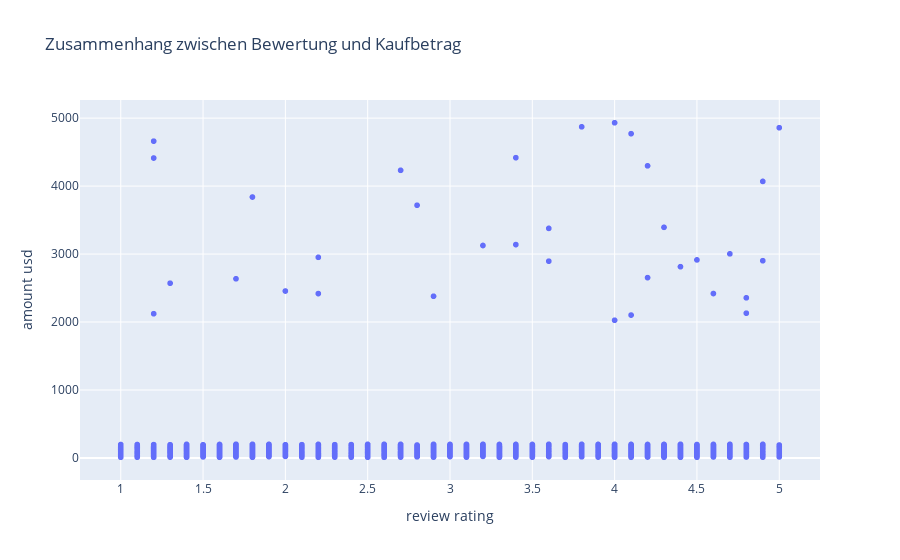

The cell this chart's notebook holds for it:
### Code cell
# 5. Streudiagramm: Zusammenhang zwischen Bewertung und Kaufbetrag
fig = px.scatter(df, x='review rating', y='amount usd',
                 title='Zusammenhang zwischen Bewertung und Kaufbetrag')
fig.show()

### Figure 1 — Plotly figure (JSON) as saved in the notebook; plotly's stock layout.template omitted (floating-point values rounded to 4 significant figures; data arrays with more than 128 entries replaced by an {"elided": "..."} marker saying what was removed)
{"data": [{"hovertemplate": "review rating=%{x}<br>amount usd=%{y}<extra></extra>", "legendgroup": "", "marker": {"color": "#636efa", "symbol": "circle"}, "mode": "markers", "name": "", "showlegend": false, "type": "scattergl", "x": {"elided": "3400 float values"}, "xaxis": "x", "y": {"elided": "3400 float values"}, "yaxis": "y"}], "layout": {"legend": {"tracegroupgap": 0}, "title": {"text": "Zusammenhang zwischen Bewertung und Kaufbetrag"}, "xaxis": {"anchor": "y", "domain": [0, 1], "title": {"text": "review rating"}}, "yaxis": {"anchor": "x", "domain": [0, 1], "title": {"text": "amount usd"}}}}
